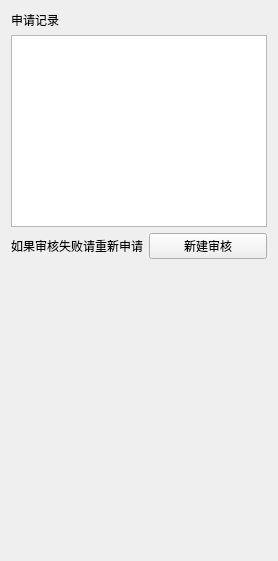
                                        <widget class="QWidget" name="tab_16">
                                            <attribute name="title">
                                                <string>工作申请</string>
                                            </attribute>
                                            <layout class="QVBoxLayout" name="verticalLayout_20">
                                                <item>
                                                    <layout class="QVBoxLayout" name="verticalLayout_13">
                                                        <item>
                                                            <layout class="QVBoxLayout" name="verticalLayout_19">
                                                                <item>
                                                                    <widget class="QLabel" name="label_72">
                                                                        <property name="text">
                                                                            <string>申请记录</string>
                                                                        </property>
                                                                    </widget>
                                                                </item>
                                                                <item>
                                                                    <widget class="QTableWidget" name="tableWidget_8"/>
                                                                </item>
                                                            </layout>
                                                        </item>
                                                        <item>
                                                            <layout class="QHBoxLayout" name="horizontalLayout_76">
                                                                <item>
                                                                    <widget class="QLabel" name="label_73">
                                                                        <property name="text">
                                                                            <string>如果审核失败请重新申请</string>
                                                                        </property>
                                                                    </widget>
                                                                </item>
                                                                <item>
                                                                    <widget class="QPushButton" name="pushButton_10">
                                                                        <property name="text">
                                                                            <string>新建审核</string>
                                                                        </property>
                                                                    </widget>
                                                                </item>
                                                            </layout>
                                                        </item>
                                                    </layout>
                                                </item>
                                                <item>
                                                    <spacer name="verticalSpacer_8">
                                                        <property name="orientation">
                                                            <enum>Qt::Vertical</enum>
                                                        </property>
                                                        <property name="sizeHint" stdset="0">
                                                            <size>
                                                                <width>20</width>
                                                                <height>291</height>
                                                            </size>
                                                        </property>
                                                    </spacer>
                                                </item>
                                            </layout>
                                        </widget>
